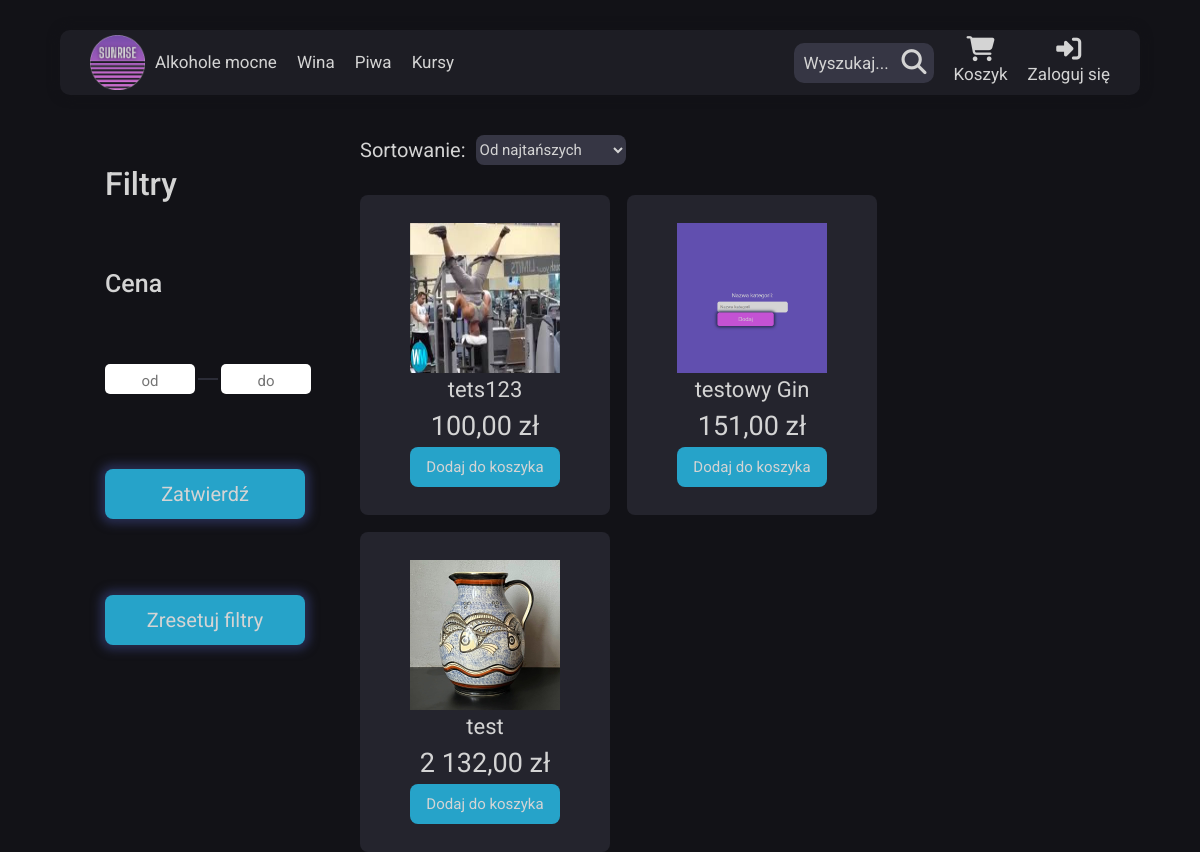
/html/category_pages/product_search.php, run on an earlier commit of the app's database.
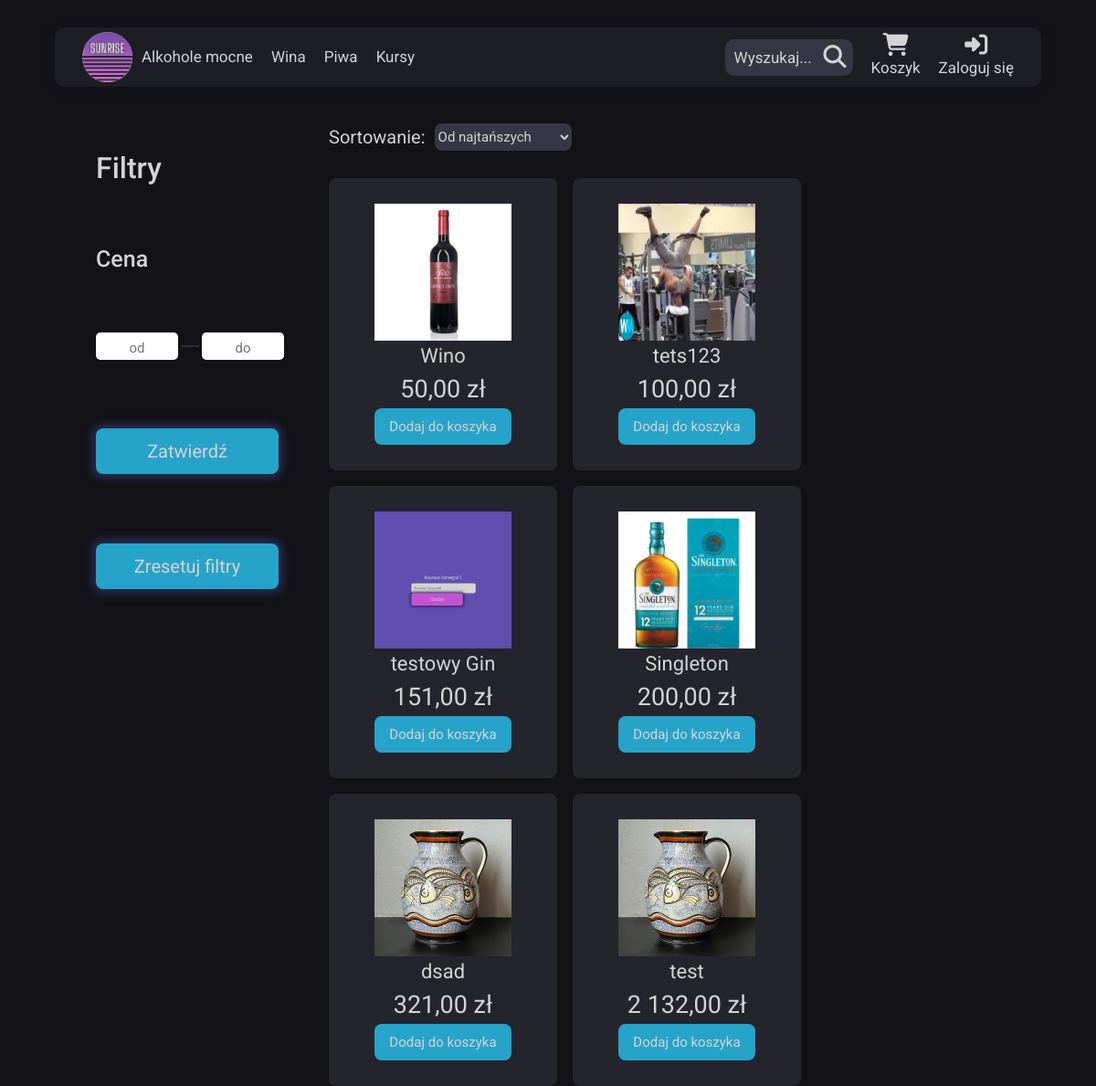
And on a later commit of the database.
### tables this page shows
CREATE TABLE `product` (
  `id` int(11) NOT NULL,
  `product_name` varchar(50) NOT NULL,
  `category_id` int(11) NOT NULL,
  `price` float NOT NULL,
  `description` text NOT NULL,
  `stock` int(11) NOT NULL,
  `photo_id` int(11) NOT NULL
);

CREATE TABLE `photos` (
  `id` int(11) NOT NULL,
  `path` varchar(255) NOT NULL
);

### html/category_pages/product_search.php (the view, shortened to what this page needs)
<!DOCTYPE html>
<html lang="pl">
<head>
  <link href="https://cdn.jsdelivr.net/npm/bootstrap@5.3.2/dist/css/bootstrap.min.css" rel="stylesheet">
  <link rel="stylesheet" href="../../css/main.css" />
</head>
<body>
  <?php
  include './menu_component.php';
  echo $nav
  ?>
  <main class="productCategories">
    <?php
    include './product_filter.php';
    echo $filters;
    ?>
    <section class="products__right">
      <div class="products__sortSection">
        <p class="products__sortSection--p">Sortowanie:</p>
        <select name="sort" id="sort" class="products__sortSection--select">
          <option value="price-asc">Od najtańszych</option>
        </select>
      </div>
      <div class="products__productContainer">
        <?php
        require_once('../../php/dblogin.php');
        $searchValue = '%' . $_GET['searchValue'] . '%';
        $sql = 'SELECT product.id, product_name, price, path
          FROM product
          INNER JOIN photos ON product.photo_id = photos.id
          WHERE product_name LIKE ?';
        $query = $pdo->prepare($sql);
        $query->execute([$searchValue]);
        $rows = $query->fetchAll();
        if (count($rows) > 0):
          foreach ($rows as $row):
            $filename = str_replace(' ', '-', $row['product_name']);
        ?>
            <a href="../products/<?= $filename ?>.php" class="products__product" id="<?= $row['id'] ?>">
              <img src="<?= $row['path'] ?>" alt="" class="products__product--image">
              <p class="products__product--name"><?= htmlspecialchars($row['product_name'], ENT_QUOTES, 'UTF-8') ?></p>
              <p class="products__product--price"><?= number_format($row['price'], 2, ',', ' ') ?> zł</p>
              <button class="products__product--addToCart">Dodaj do koszyka</button>
            </a>
          <?php
          endforeach;
        else:
          ?>
          <p>
            Brak produktów do wyświetlenia.
          </p>
        <?php endif; ?>
      </div>
    </section>
  </main>
</body>
</html>

### html/category_pages/menu_component.php (shortened to what this page needs)
<?php
$path = '/sklep_internetowy/html';
?>
  <nav class="nav__desktop">
    <div class="nav__items">
      <a href="<?=$path?>/../index.php" class="nav__item--logo"></a>
      <a href="<?=$path?>/category_pages/strong-alcohol.php" class="nav__item link link-animation">Alkohole mocne</a>
      <a href="<?=$path?>/category_pages/wine.php" class="nav__item link link-animation wine">Wina</a>
      <a href="<?=$path?>/category_pages/beer.php" class="nav__item link link-animation beer">Piwa</a>
      <a href="<?=$path?>/category_pages/courses.php" class="nav__item link link-animation courses">Kursy</a>
    </div>
    <div class="nav__user">
    <div class="nav__user--search">
          <input type="text" id="navSearchBar" placeholder="Wyszukaj..." /><i id="navSearchBtn"
            class="fa-solid fa-magnifying-glass"
          ></i>
        </div>
      <a href="<?=$path?>/order/cart.php" class="nav__user--cart"
        ><i class="fa-solid fa-cart-shopping"></i
      ><p>Koszyk</p>
    </a>
      <?php if(isset($_SESSION["loggedIn"]) && $_SESSION["loggedIn"]): ?>
        <a href="<?=$path?>/user_panel/" class="nav__user--cart login-btn">
        <i class="fa-solid fa-user"></i>
        <p>Twoje konto</p>
        </a>
        <a href="<?=$path?>/../php/logout.php" class="nav__user--cart login-btn">
        <i class="fa-solid fa-right-from-bracket"></i>
        <p>Wyloguj się</p></a>
      <?php else: ?>
        <a href="<?=$path?>/login_page.php" class="nav__user--cart login-btn">
        <i class="fa-solid fa-right-to-bracket"></i>
        <p>Zaloguj się</p></a>
      <?php endif; ?>
    </div>
  </nav>
<?php
  $nav = ob_get_contents();
?>

### html/category_pages/product_filter.php (shortened to what this page needs)
<section class="products__left">
  <div class="products__filtersContainer">
    <h2 class="products__left--headline">Filtry</h2>
    <h3 class="products__left--headline2">Cena</h3>
    <div class="products__left--priceAdjust">
      <input type="number" id="minPrice" placeholder="od">
      <hr>
      <input type="number" id="maxPrice" placeholder="do">
    </div>
    <button class="button" id="filterSubmit">Zatwierdź</button>
    <button class="button" id="filterReset">Zresetuj filtry</button>
  </div>
</section>
<?php
$filters = ob_get_contents();
?>

What changed in the data, as far as the page shows it:
added product: photo.path (placeholder picture), product_name "Wino", price "50,00"
added product: photo.path (picture), product_name "Singleton", price "200,00"
added product: photo.path (picture), product_name "dsad", price "321,00"
